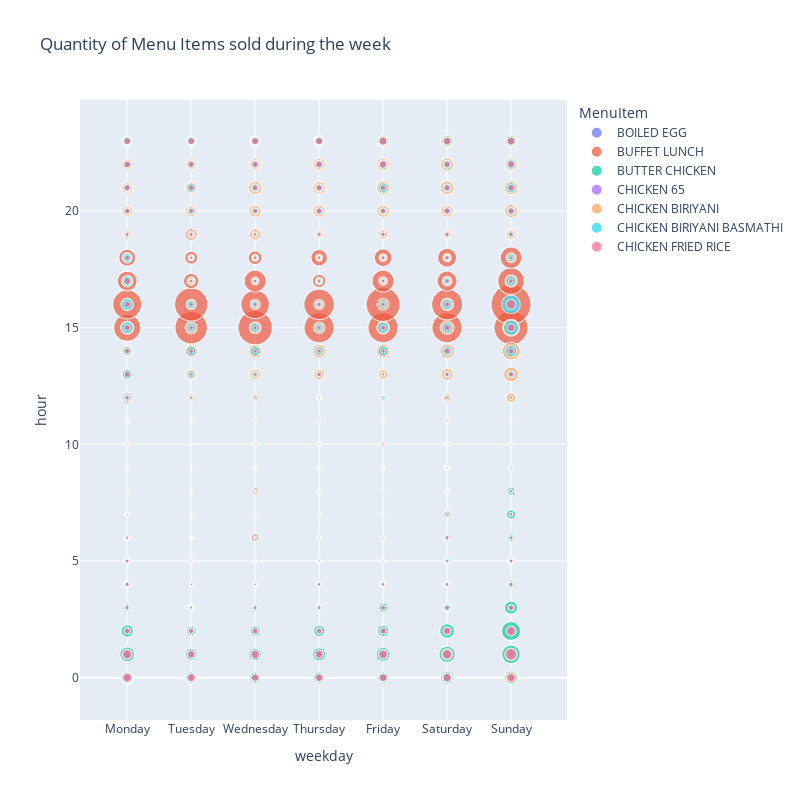

The cell this chart's notebook holds for it:
### Code cell
import plotly.express as px


fig = px.scatter(df_bc, x = "weekday", y = "hour", size="Qty", 
                 color="MenuItem", size_max = 40, 
                title = "Quantity of Menu Items sold during the week", 
                width = 800, height = 800
                )
fig.show()

### Figure 1 — Plotly figure (JSON) as saved in the notebook; plotly's stock layout.template omitted (floating-point values rounded to 4 significant figures; data arrays with more than 128 entries replaced by an {"elided": "..."} marker saying what was removed)
{"data": [{"hovertemplate": "MenuItem=BOILED EGG<br>weekday=%{x}<br>hour=%{y}<br>Qty=%{marker.size}<extra></extra>", "legendgroup": "BOILED EGG", "marker": {"color": "#636efa", "size": {"elided": "168 int values"}, "sizemode": "area", "sizeref": 5.823, "symbol": "circle"}, "mode": "markers", "name": "BOILED EGG", "showlegend": true, "type": "scattergl", "x": {"elided": "168 str values"}, "xaxis": "x", "y": {"elided": "168 int values"}, "yaxis": "y"}, {"hovertemplate": "MenuItem=BUFFET LUNCH<br>weekday=%{x}<br>hour=%{y}<br>Qty=%{marker.size}<extra></extra>", "legendgroup": "BUFFET LUNCH", "marker": {"color": "#EF553B", "size": {"elided": "168 int values"}, "sizemode": "area", "sizeref": 5.823, "symbol": "circle"}, "mode": "markers", "name": "BUFFET LUNCH", "showlegend": true, "type": "scattergl", "x": {"elided": "168 str values"}, "xaxis": "x", "y": {"elided": "168 int values"}, "yaxis": "y"}, {"hovertemplate": "MenuItem=BUTTER CHICKEN<br>weekday=%{x}<br>hour=%{y}<br>Qty=%{marker.size}<extra></extra>", "legendgroup": "BUTTER CHICKEN", "marker": {"color": "#00cc96", "size": {"elided": "168 int values"}, "sizemode": "area", "sizeref": 5.823, "symbol": "circle"}, "mode": "markers", "name": "BUTTER CHICKEN", "showlegend": true, "type": "scattergl", "x": {"elided": "168 str values"}, "xaxis": "x", "y": {"elided": "168 int values"}, "yaxis": "y"}, {"hovertemplate": "MenuItem=CHICKEN 65<br>weekday=%{x}<br>hour=%{y}<br>Qty=%{marker.size}<extra></extra>", "legendgroup": "CHICKEN 65", "marker": {"color": "#ab63fa", "size": {"elided": "168 int values"}, "sizemode": "area", "sizeref": 5.823, "symbol": "circle"}, "mode": "markers", "name": "CHICKEN 65", "showlegend": true, "type": "scattergl", "x": {"elided": "168 str values"}, "xaxis": "x", "y": {"elided": "168 int values"}, "yaxis": "y"}, {"hovertemplate": "MenuItem=CHICKEN BIRIYANI<br>weekday=%{x}<br>hour=%{y}<br>Qty=%{marker.size}<extra></extra>", "legendgroup": "CHICKEN BIRIYANI", "marker": {"color": "#FFA15A", "size": {"elided": "168 int values"}, "sizemode": "area", "sizeref": 5.823, "symbol": "circle"}, "mode": "markers", "name": "CHICKEN BIRIYANI", "showlegend": true, "type": "scattergl", "x": {"elided": "168 str values"}, "xaxis": "x", "y": {"elided": "168 int values"}, "yaxis": "y"}, {"hovertemplate": "MenuItem=CHICKEN BIRIYANI BASMATHI<br>weekday=%{x}<br>hour=%{y}<br>Qty=%{marker.size}<extra></extra>", "legendgroup": "CHICKEN BIRIYANI BASMATHI", "marker": {"color": "#19d3f3", "size": {"elided": "168 int values"}, "sizemode": "area", "sizeref": 5.823, "symbol": "circle"}, "mode": "markers", "name": "CHICKEN BIRIYANI BASMATHI", "showlegend": true, "type": "scattergl", "x": {"elided": "168 str values"}, "xaxis": "x", "y": {"elided": "168 int values"}, "yaxis": "y"}, {"hovertemplate": "MenuItem=CHICKEN FRIED RICE<br>weekday=%{x}<br>hour=%{y}<br>Qty=%{marker.size}<extra></extra>", "legendgroup": "CHICKEN FRIED RICE", "marker": {"color": "#FF6692", "size": {"elided": "168 int values"}, "sizemode": "area", "sizeref": 5.823, "symbol": "circle"}, "mode": "markers", "name": "CHICKEN FRIED RICE", "showlegend": true, "type": "scattergl", "x": {"elided": "168 str values"}, "xaxis": "x", "y": {"elided": "168 int values"}, "yaxis": "y"}], "layout": {"height": 800, "legend": {"itemsizing": "constant", "title": {"text": "MenuItem"}, "tracegroupgap": 0}, "title": {"text": "Quantity of Menu Items sold during the week"}, "width": 800, "xaxis": {"anchor": "y", "autorange": true, "domain": [0, 1], "range": [-0.7562, 6.9], "title": {"text": "weekday"}, "type": "category"}, "yaxis": {"anchor": "x", "autorange": true, "domain": [0, 1], "range": [-1.82, 24.77], "title": {"text": "hour"}, "type": "linear"}}}
